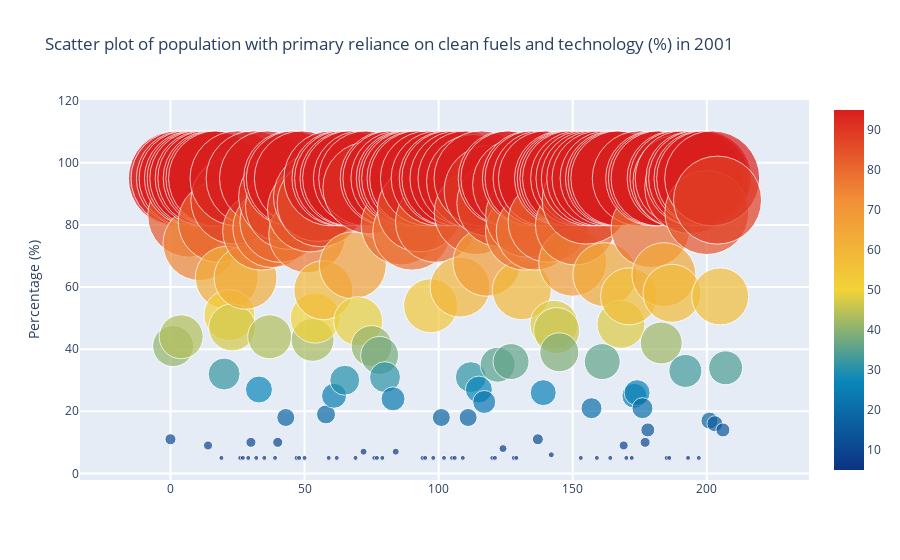

The notebook cell saved with this chart:
### Code cell
l=[]
trace0= go.Scatter(
        y= data['2001'],
        mode= 'markers',
        name='Percentage (%)',
        marker= dict(size= data['2001'].values,
                    line= dict(width=1),
                    color= data['2001'].values,
                    opacity= 0.7,
                    colorscale='Portland',
                    showscale=True),
        text= data['GeoAreaName'].values) # The hover text goes here... 
l.append(trace0);

layout= go.Layout(
    title= 'Scatter plot of population with primary reliance on clean fuels and technology (%) in 2001',
    hovermode= 'closest',
    xaxis= dict(
#        title= 'Pop',
        ticklen= 5,
        zeroline= False,
        gridwidth= 2,
    ),
    yaxis=dict(
        title= 'Percentage (%)',
        ticklen= 5,
        gridwidth= 2,
    ),
    showlegend= False,
)
fig= go.Figure(data=l, layout=layout)
py.iplot(fig)

### Figure 1 — Plotly figure (JSON) as saved in the notebook; plotly's stock layout.template omitted (floating-point values rounded to 4 significant figures; data arrays with more than 128 entries replaced by an {"elided": "..."} marker saying what was removed)
{"data": [{"marker": {"color": {"elided": "208 int values"}, "colorscale": [[0, "rgb(12,51,131)"], [0.25, "rgb(10,136,186)"], [0.5, "rgb(242,211,56)"], [0.75, "rgb(242,143,56)"], [1, "rgb(217,30,30)"]], "line": {"width": 1}, "opacity": 0.7, "showscale": true, "size": {"elided": "208 int values"}}, "mode": "markers", "name": "Percentage (%)", "text": {"elided": "208 str values"}, "type": "scatter", "y": {"elided": "208 int values"}}], "layout": {"hovermode": "closest", "showlegend": false, "title": {"text": "Scatter plot of population with primary reliance on clean fuels and technology (%) in 2001"}, "xaxis": {"gridwidth": 2, "ticklen": 5, "zeroline": false}, "yaxis": {"gridwidth": 2, "ticklen": 5, "title": {"text": "Percentage (%)"}}}}
